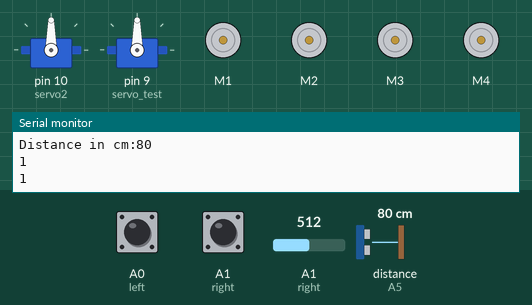
Recording of a sketch running on a simulated Arduino Uno, built with avr-gcc and run on an emulated ATmega328P. On the bench: 2 × servo, 4 × DC motor (green arrow = forward, orange = backward, longer = faster), the last lines printed to the serial monitor. The inputs (shaded band) are chosen by the test bench; at power-on: A0 (left) HIGH, A1 (right) HIGH, A1 (right) = 512, distance to the obstacle (sensor on A5) 80 cm.

Above: at 1.2 s.
1.3 s: A0 (left) pulled LOW for 0.15 s
At 1.39 s:
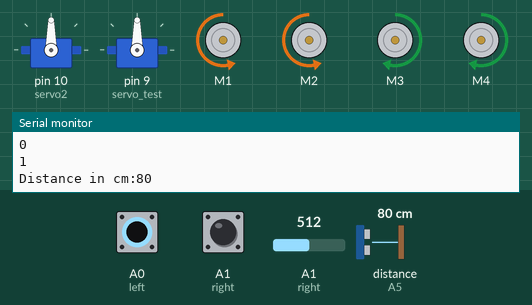
2.9 s: A1 (right) pulled LOW for 0.15 s
At 2.99 s:
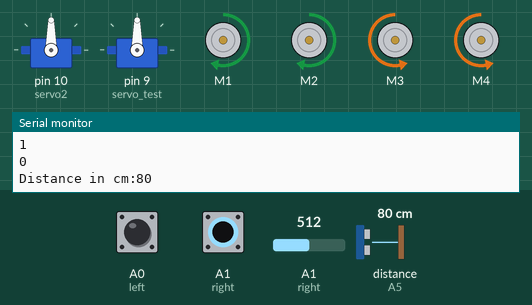
7.5 s: A0 (left) pulled LOW for 3.2 s
At 8.3 s:
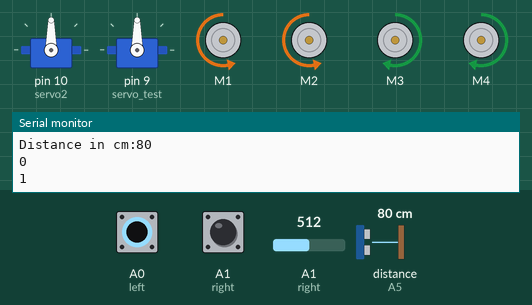
12.2 s: A1 (right) pulled LOW for 3.2 s
At 13.3 s:
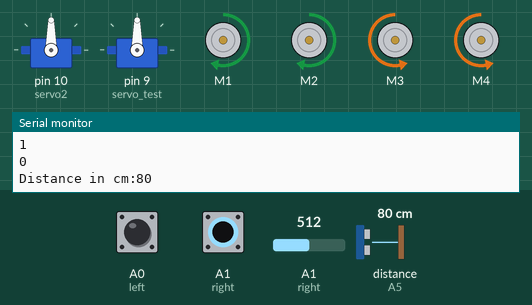
Timing chart, 0 to 16.9 s (numbered marks = the images above; inputs shaded):
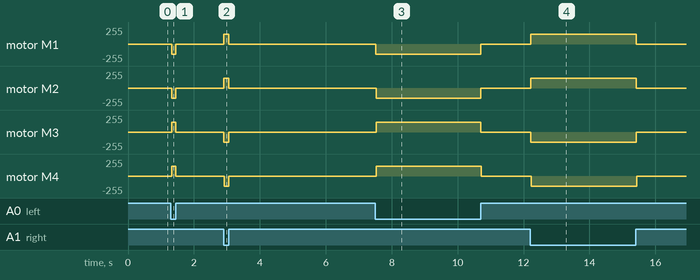

Measured:
- after the input at 1.3 s, motor M1, motor M2: stopped → backward 150/255 at once, → stopped 0.13 s later; motor M3, motor M4: stopped → forward 150/255 at once, → stopped 0.13 s later
- after the input at 2.9 s, motor M1, motor M2: stopped → forward 150/255 at once, → stopped 0.16 s later; motor M3: stopped → backward 150/255 at once, → stopped 0.16 s later; motor M4: stopped → backward 150/255 at once, → stopped 0.14 s later
- after the input at 7.5 s, motor M1, motor M2: stopped → backward 150/255 at once, → stopped 3.2 s later; motor M3, motor M4: stopped → forward 150/255 at once, → stopped 3.2 s later
- after the input at 12.2 s, motor M1, motor M2: stopped → forward 150/255 at once, → stopped 3.2 s later; motor M3, motor M4: stopped → backward 150/255 at once, → stopped 3.2 s later

The sketch:

ecobotai.ino
```cpp
//ARDUINO Ecological robot car that washes the area and takes the waste into the smart bin
 int angle = 0;
//including the libraries
#include <AFMotor.h>
#include <Servo.h>
#include <Ultrasonic.h>
Ultrasonic ultrasonic(A4,A5);
int distance;

const int DISTANCE_THRESHOLD = 50; // centimeters
Servo servo2;
Servo servo_test;
// variables will change:
float duration_us, distance_cm;


//defining pins and variables
#define left A0
#define right A1

//defining motors
AF_DCMotor motor1(1, MOTOR12_1KHZ);
AF_DCMotor motor2(2, MOTOR12_1KHZ);
AF_DCMotor motor3(3, MOTOR34_1KHZ);
AF_DCMotor motor4(4, MOTOR34_1KHZ);


void setup() {
  //declaring pin types
  pinMode(left,INPUT);
  servo2.attach(10);
servo_test.attach(9);

  pinMode(right,INPUT);
  //begin serial communication
  Serial.begin(9600);

}

void loop(){
  //printing values of the sensors to the serial monitor
  Serial.println(digitalRead(left));

  Serial.println(digitalRead(right));

  //line detected by both
  if(digitalRead(left)==0 && digitalRead(right)==0){
    //Forward
    motor1.run(FORWARD);
    motor1.setSpeed(150);
    motor2.run(FORWARD);
    motor2.setSpeed(150);
    motor3.run(FORWARD);
    motor3.setSpeed(150);
    motor4.run(FORWARD);
    motor4.setSpeed(150);
  }
  //line detected by left sensor
  else if(digitalRead(left)==0 && !analogRead(right)==0){
    //turn left
    motor1.run(BACKWARD);
    motor1.setSpeed(150);
    motor2.run(BACKWARD);
    motor2.setSpeed(150);
    motor3.run(FORWARD);
    motor3.setSpeed(150);
    motor4.run(FORWARD);
    motor4.setSpeed(150);

  }
  //line detected by right sensor
  else if(!digitalRead(left)==0 && digitalRead(right)==0){
    //turn right
    motor1.run(FORWARD);
    motor1.setSpeed(150);
    motor2.run(FORWARD);
    motor2.setSpeed(150);
    motor3.run(BACKWARD);
    motor3.setSpeed(150);
    motor4.run(BACKWARD);
    motor4.setSpeed(150);

  }
  //line detected by none
  else if(!digitalRead(left)==0 && !digitalRead(right)==0){
    //stop
    motor1.run(RELEASE);
    motor1.setSpeed(0);
    motor2.run(RELEASE);
    motor2.setSpeed(0);
    motor3.run(RELEASE);
    motor3.setSpeed(0);
    motor4.run(RELEASE);
    motor4.setSpeed(0);

  }


distance = ultrasonic.read();
Serial.print("Distance in cm:");
Serial.println(distance);
delay(10);

}
```
